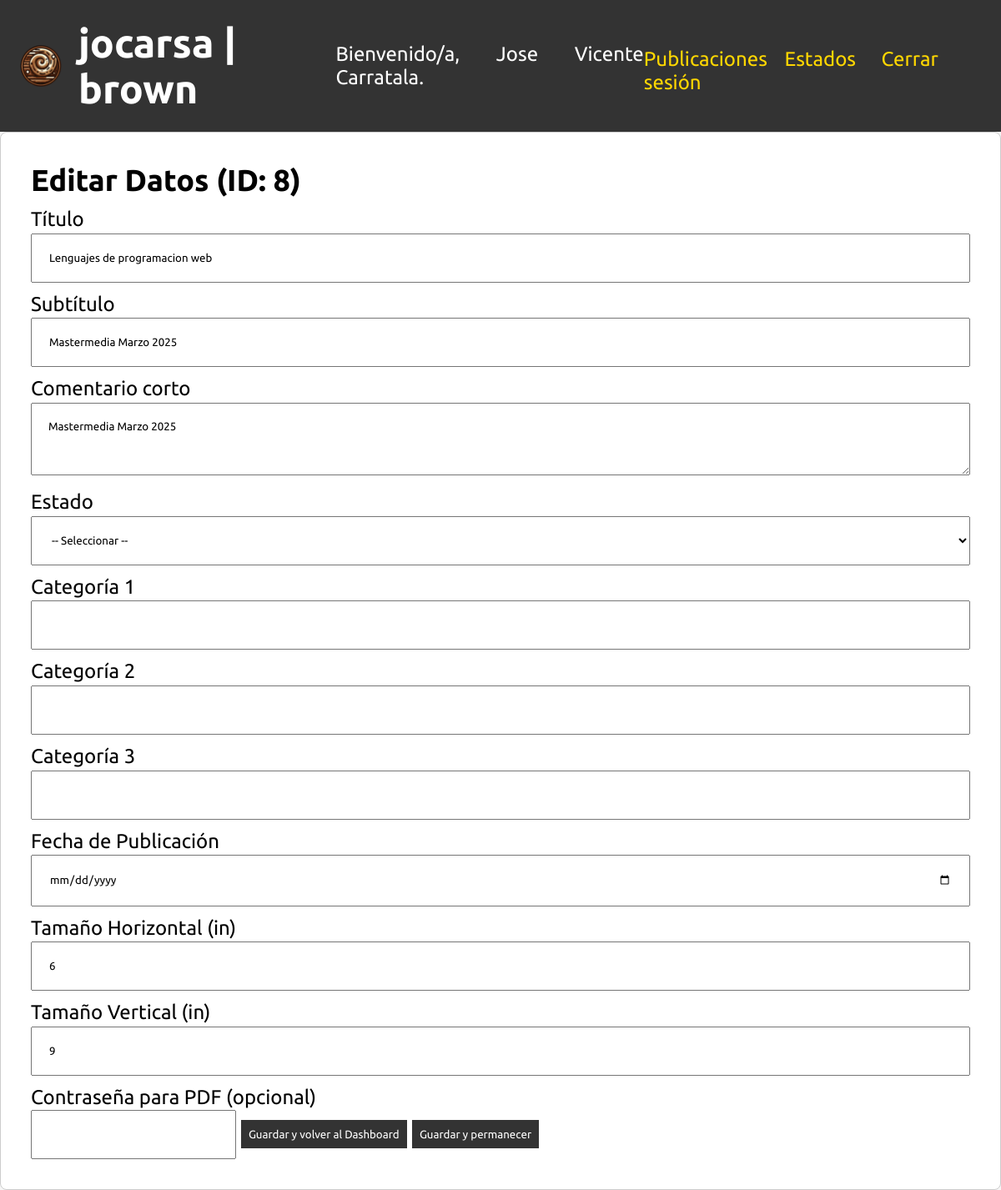
Page /index.php?action=edit_data&id=8 (signed in) on the committed database.
### tables this page shows
CREATE TABLE publications (
        id INTEGER PRIMARY KEY AUTOINCREMENT,
        title TEXT NOT NULL,
        subtitle TEXT,
        comment TEXT,
        content TEXT,
        state_id INTEGER,
        category1 TEXT,
        category2 TEXT,
        category3 TEXT,
        pub_date TEXT,
        size_h REAL,
        size_v REAL, pdf_password TEXT,
        FOREIGN KEY (state_id) REFERENCES states(id)
    );

### acciones/editardatos.php (the view, shortened to what this page needs)
<?php
$id = $_GET['id'] ?? '';
$stmt = $db->prepare("SELECT * FROM publications WHERE id = :id");
$stmt->execute([':id' => $id]);
$pub = $stmt->fetch(PDO::FETCH_ASSOC);
if (!$pub) {
    echo "<p>No se encontró la publicación con ID = $id</p>";
} else {
    ?>
    <div class="publications-container">
        <h2>Editar Datos (ID: <?php echo $pub['id']; ?>)</h2>
        <form method="post">
            <label for="title">Título</label>
            <input type="text" name="title" id="title"
                   value="<?php echo htmlspecialchars($pub['title']); ?>" required>
            <label for="subtitle">Subtítulo</label>
            <input type="text" name="subtitle" id="subtitle"
                   value="<?php echo htmlspecialchars($pub['subtitle']); ?>">
            <label for="comment">Comentario corto</label>
            <textarea name="comment" id="comment" rows="3"><?php echo htmlspecialchars($pub['comment']); ?></textarea>
            <label for="state_id">Estado</label>
            <select name="state_id" id="state_id">
                <option value="">-- Seleccionar --</option>
            </select>
            <label for="category1">Categoría 1</label>
            <input type="text" name="category1" id="category1"
                   value="<?php echo htmlspecialchars($pub['category1']); ?>">
            <label for="category2">Categoría 2</label>
            <input type="text" name="category2" id="category2"
                   value="<?php echo htmlspecialchars($pub['category2']); ?>">
            <label for="category3">Categoría 3</label>
            <input type="text" name="category3" id="category3"
                   value="<?php echo htmlspecialchars($pub['category3']); ?>">
            <label for="pub_date">Fecha de Publicación</label>
            <input type="date" name="pub_date" id="pub_date"
                   value="<?php echo htmlspecialchars($pub['pub_date']); ?>">
            <label for="size_h">Tamaño Horizontal (in)</label>
            <input type="number" step="0.01" name="size_h" id="size_h"
                   value="<?php echo htmlspecialchars($pub['size_h']); ?>">
            <label for="size_v">Tamaño Vertical (in)</label>
            <input type="number" step="0.01" name="size_v" id="size_v"
                   value="<?php echo htmlspecialchars($pub['size_v']); ?>">
            <label for="pdf_password">Contraseña para PDF (opcional)</label>
            <input type="password" name="pdf_password" id="pdf_password" value="<?php echo htmlspecialchars($pub['pdf_password'] ?? ''); ?>">
            <button type="submit" name="update_data_back">
                Guardar y volver al Dashboard
            </button>
            <button type="submit" name="update_data_stay">
                Guardar y permanecer
            </button>
        </form>
    </div>
    <?php
}
?>

### styles.css (style rules this page uses)
* { font-family: Ubuntu, sans-serif; }
html, body { width: 100%; height: 100%; margin: 0; padding: 0; font-family: Ubuntu, sans-serif; background: #f6f6f6; display: flex ; flex-direction: column; }
.states-container, .publications-container { max-width: 100%; background: #fff; padding: 1.5em; border: 1px solid #ccc; border-radius: 8px; }
.states-container h2, .publications-container h2 { margin-top: 0;margin:0px; }
form label { display: block; margin-top: 0.5em; }
form input[type="text"], form input[type="number"], form input[type="date"], form textarea, form select { width: 100%; box-sizing: border-box; margin-top: 0.2em; }
form textarea { resize: vertical; }
form button { margin-top: 1em; padding: 0.7em; background: #333; color: #fff; border: none; cursor: pointer; }
.publications-container input,.publications-container textarea,.publications-container select,.login-container input { box-sizing:border-box;padding:20px; }

### estilodocumento.css (style rules this page uses)
body { font-size:1.5em;font-family:Ubuntu; }
h1,h2,h3,h4,h5,h6,strong { font-family:UbuntuBold; }

### rows in the picture
publications: id "8", title "Lenguajes de programacion web", subtitle "Mastermedia Marzo 2025", comment "Mastermedia Marzo 2025", size_h "6", size_v "9"

### other values in the picture
$_SESSION['nombre'] "Jose Vicente Carratala"
